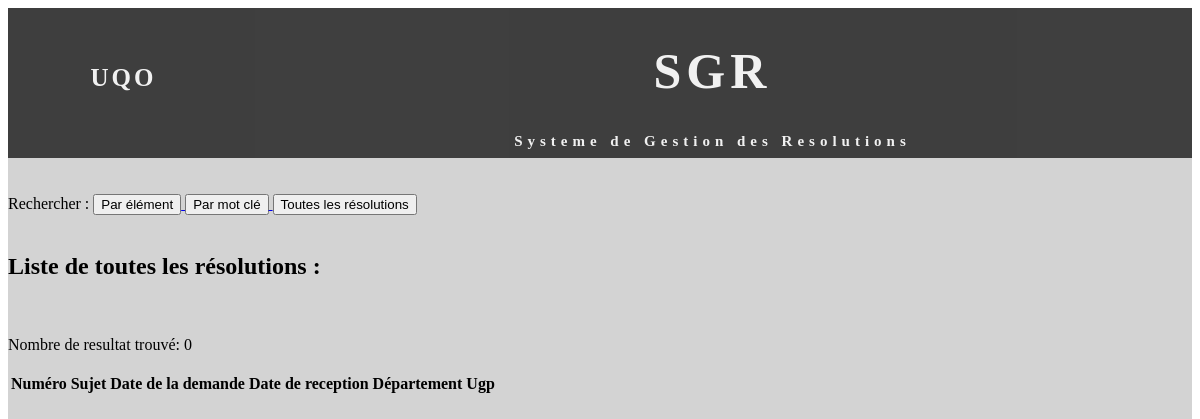
The app's page /index.php?action=voirReso, older data.
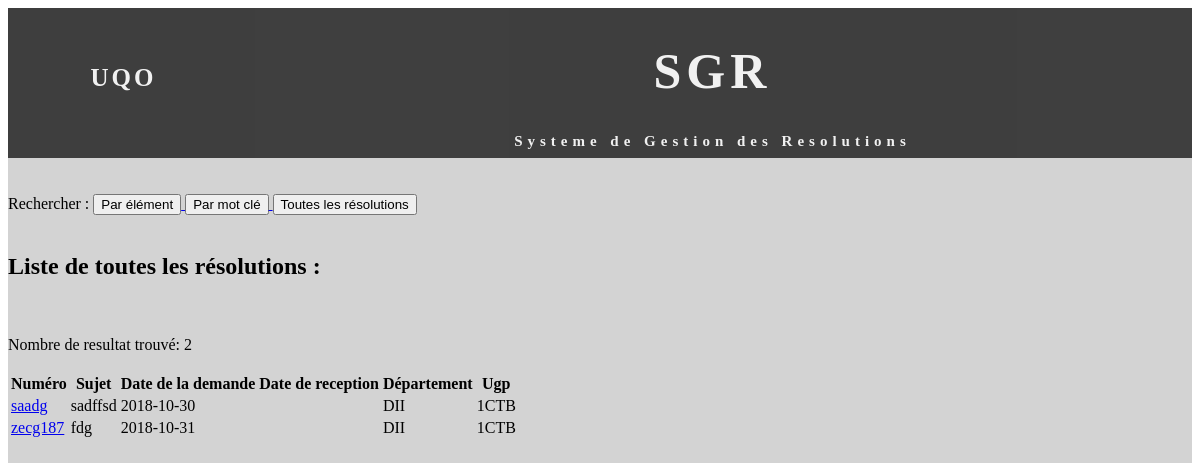
The same page, newer data.
### tables this page shows
CREATE TABLE IF NOT EXISTS `receptionreso` (
  `NumReception` varchar(10) NOT NULL,
  `Sujet` varchar(300) DEFAULT NULL,
  `NumProjet_id` int(11) DEFAULT NULL,
  `DateDemande` date NOT NULL,
  `DateReception` date DEFAULT NULL,
  `Traitement` varchar(60) DEFAULT NULL,
  `Notes` varchar(2000) DEFAULT NULL,
  `Departement_id` varchar(10) DEFAULT NULL,
  `codeUgp_id` varchar(10) DEFAULT NULL,
  `agent_id` varchar(50) DEFAULT NULL,
  PRIMARY KEY (`NumReception`),
  UNIQUE KEY `NumReception` (`NumReception`)
);

### controller/controlPublique.php (called while the page is built, shortened)
<?php
class controlPublique {
    private $vue;
    private $modelReceptionReso;
    function __construct() {
        $this->vue = new VuePublique();
        $this->modelReceptionReso = new ReceptionReso();
    }
    public function rechercheReso() {
        $reso = $this->modelReceptionReso->allResolutionTrie();
        $this->vue->rechercheResolution($reso);
    }
}

### model/receptionReso.php (called while the page is built, shortened)
<?php
class ReceptionReso {
    private $num;
    private $sujet;
    private $dateDemande;
    private $departement_id;
    private $codeUgp_id;
    function creerReceptionReso($n,$s, $np, $dd, $dr, $t,$nt,$d,$c,$a) {
        $reso = new ReceptionReso();
        $reso->num = $n;
        $reso->sujet=$s;
        $reso->numProjet_id = $np;
        $reso->dateDemande = $dd;
        $reso->dateReception = $dr;
        $reso->traitement = $t;
        $reso->notes= $nt;
        $reso->departement_id = $d;
        $reso->codeUgp_id = $c;
        $reso->agent_id = $a;
        return ($reso);
    }
    function allResolutionTrie(){
        $bdd = new ConnexionBDD();
        $sql = "SELECT * FROM receptionreso ORDER BY NumReception ASC";
        $result = mysqli_query($bdd->getConnexionBDD(), $sql);
        $allReso= array();
        while ($row = mysqli_fetch_array($result)) {
            $reso= $this->creerReceptionReso($row["NumReception"], $row["Sujet"],$row["NumProjet_id"],$row["DateDemande"],$row["DateReception"],$row["Traitement"],$row["Notes"],$row["Departement_id"],$row["codeUgp_id"],$row["agent_id"]);
            array_push($allReso,$reso);
        }
        return($allReso);
    }
    function getNum() {
        return $this->num;
    }
    function getSujet() {
        return $this->sujet;
    }
    function getDateDemande() {
        return $this->dateDemande;
    }
    function getDepartement_id() {
        return $this->departement_id;
    }
    function getCodeUgp_id() {
        return $this->codeUgp_id;
    }
}

### model/connexionBDD.php (called while the page is built, shortened)
<?php
class  ConnexionBDD
{
    private  $con;
    function __construct()
    {
        $this->con = mysqli_connect("localhost","root","","decanat");
        $this->con->set_charset('utf8');
    }
    public function getConnexionBDD() {
     return  $this->con;
   }
}
?>

### view/vuePublique.php (the view, shortened to what this page needs)
<?php
class VuePublique {
    public function rechercheResolution($reso) {
        echo('<br><br>Rechercher : <a href="index.php?action=rechercheResoPar">
          <button id="btn_seconnecter" type="button">Par élément </button>
        </a> <a href="index.php?action=rechercheResoMot">
          <button id="btn_seconnecter" type="button">Par mot clé</button>
        </a><a href="index.php?action=voirReso">
          <button id="btn_seconnecter" type="button">Toutes les résolutions</button>
        </a>
        <br> <br><h2>Liste de toutes les résolutions :</h2>  <br> <br>Nombre de resultat trouvé: '.$_SESSION['count'].'<br><br><table >
        <tr>
            <th>Numéro</th>
            <th>Sujet</th>
            <th>Date de la demande</th>
            <th>Date de reception</th>
            <th>Département</th>
            <th>Ugp</th>
        </tr>');
        foreach ($reso as $value) {
            echo('<tr><td><a href="index.php?action=resolution&id='.$value->getNum().'"> '.$value->getNum().'</a></td>
                    <td>'.$value->getSujet().'</td>
                    <td>'.$value->getDateDemande().'</td>
                    <td>'.$value->getDateReception().'</td>
                    <td>'.$value->getDepartement_id().'</td>
                    <td>'.$value->getCodeUgp_id().'</td></tr>'  );
        }
     echo('</table>');
    }
}

### template/template1.php (shortened to what this page needs)
<!DOCTYPE html>
<html lang="en" dir="ltr">
<head>
    <link rel="stylesheet" type="text/css" href="css/stylesheet.css" />
<link href="https://cdnjs.cloudflare.com/ajax/libs/bootstrap-datepicker/1.7.1/css/bootstrap-datepicker3.css" rel="stylesheet" id="bootstrap-css"/>
</head>
<body>
  <div id="page">
    <div id="head" class="row">
      <div id="head1"><br><br>
        <a href="https://uqo.ca" title="Site officiel UQO.ca">UQO</a>
      </div>
      <div id="head2">
        <h1 class="head2" ><a href="index.php">SGR</a></h1>
        <h5 class="head21"><a href="index.php">Systeme de Gestion des Resolutions</a></h5>
      </div>
    </div>
<div id="container">

### index.php (shortened to what this page needs)
<?php include("template/template1.php") ?>
<?php
if (!isset($_SESSION["user"])) {
    $controlPublic = new controlPublique();
    if (isset($_GET["action"])) {
        switch ($_GET["action"]) {
            case "voirReso":
                 $controlPublic->rechercheReso();
                break;
        }
    } else {
        header('Location: index.php?action=accueil');
        exit();
    }
}
?>

### css/stylesheet.css (style rules this page uses)
#page { height: 100%; width: 100%; background-color: lightgray; }
.row:after { content: ""; display: table; clear: both; }
#head { height: 150px; width: 100%; background-color: black; opacity: 0.7; }
#head1 { float: left; width: 19.5%; height: 100%; color: white; font-family: tahoma; font-size: 25px; text-align: center; letter-spacing: 3px; font-weight: bold; }
#head1 a:link, a:visited, a:hover, a:active { color: inherit; text-decoration: none; }
#head2 { float: left; width: 80%; height: 100%; color: white; text-align: center; }
#head2 a:link, a:visited, a:hover, a:active { color: inherit; text-decoration: none; }
.head2 { width: 100%; letter-spacing: 5px; font-size: 50px; }
.head21 { width: 100%; letter-spacing: 5px; font-size: 15px; }
#btn_seconnecter { padding: auto; text-align: center; cursor: pointer; }
#container { height: 740px; width: 100%; }

Row changes from the older to the newer data that the page shows:
added receptionreso: NumReception "saadg", Sujet "sadffsd", DateDemande "2018-10-30", Departement "DII", codeUgp "1CTB"
added receptionreso: NumReception "zecg187", Sujet "fdg", DateDemande "2018-10-31", Departement "DII", codeUgp "1CTB"
Text that changed along with them:
$_SESSION['count']: "0" → "2"
